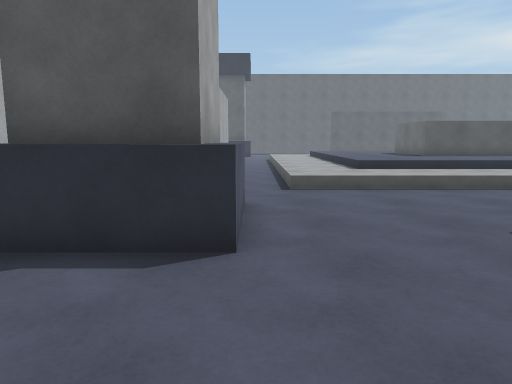
view 1 (above)

22 first-person views from a walk through a scene from a Unity 3-D project. The camera is 1.3 m above the floor, tilts 8° down and sees 70° across. The floor is counted in squares, 1 m on a side. Each view is taken from the middle of a square. On the plan, view 1 faces up. The plan holds only what a view shows up to about 15 squares ahead; the rest is blank. The place goes on beyond the plan. The player is left out.

view 2
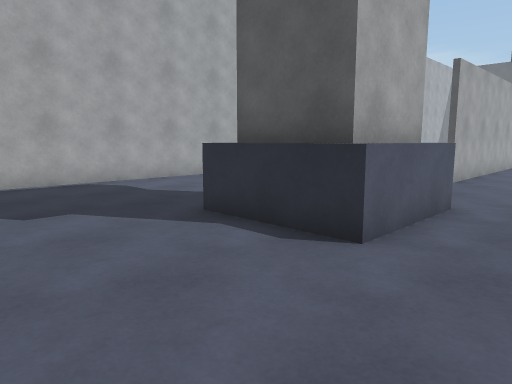

view 3
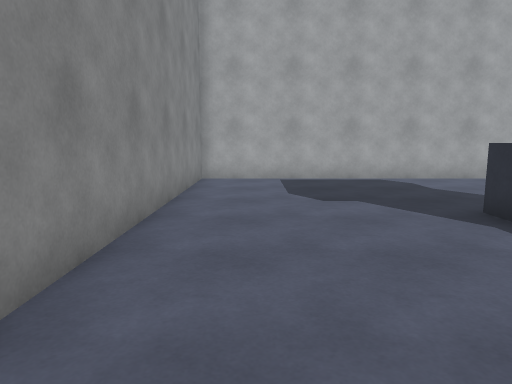

view 4
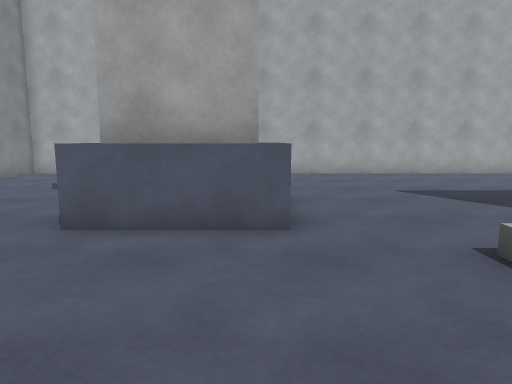

view 5
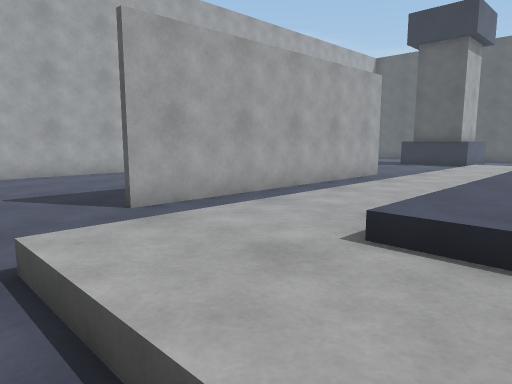

view 6
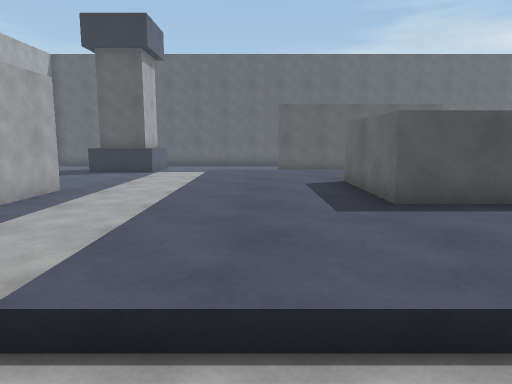

view 7
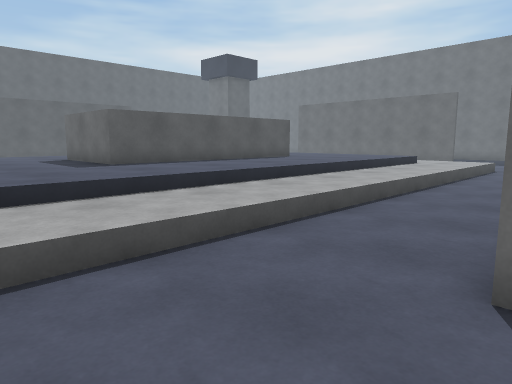

view 8
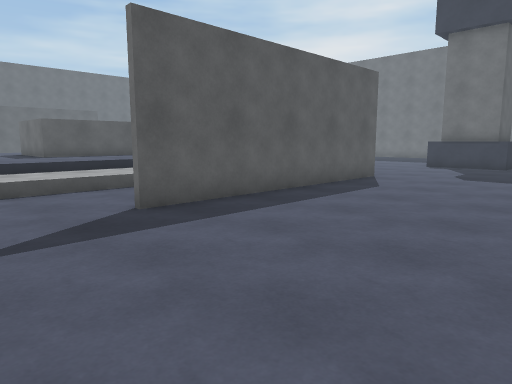

view 9
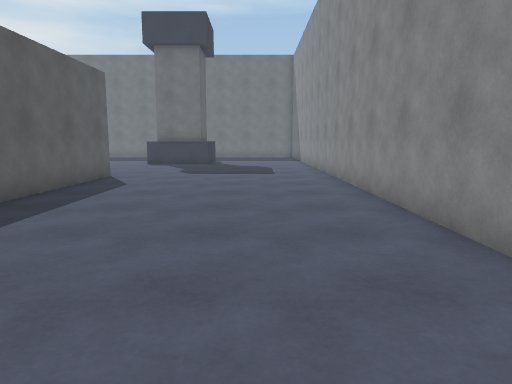

view 10
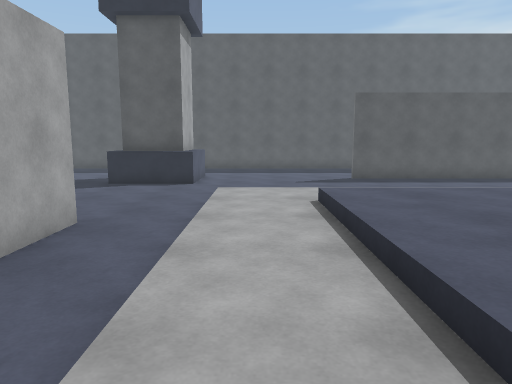

view 11
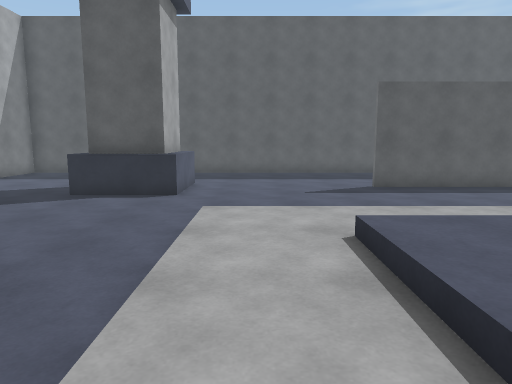

view 12
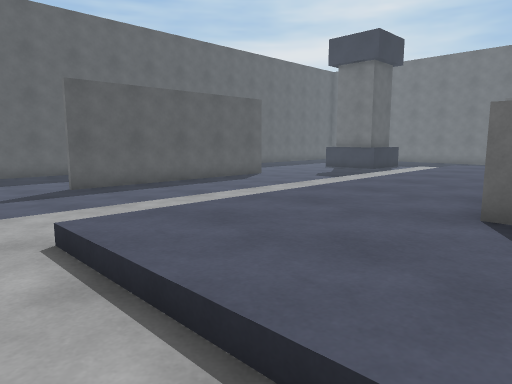

view 13
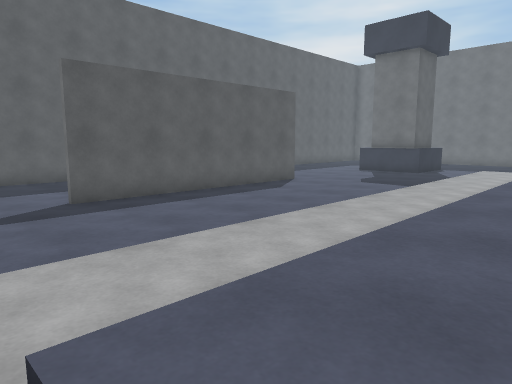

view 14
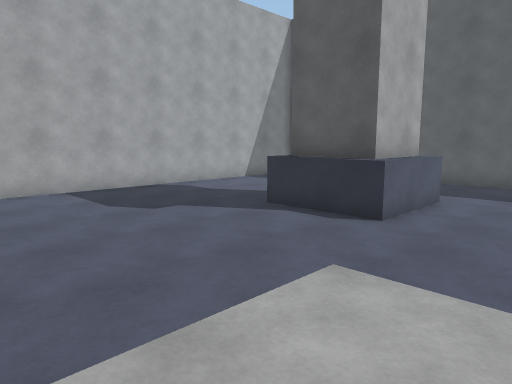

view 15
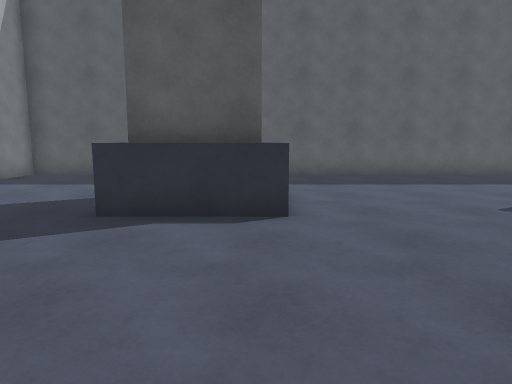

view 16
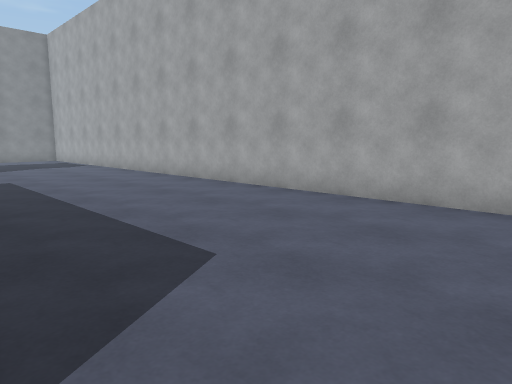

view 17
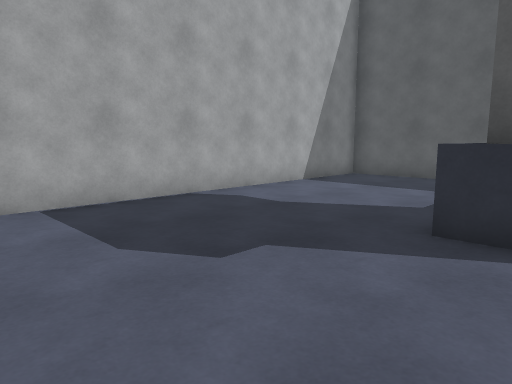

view 18
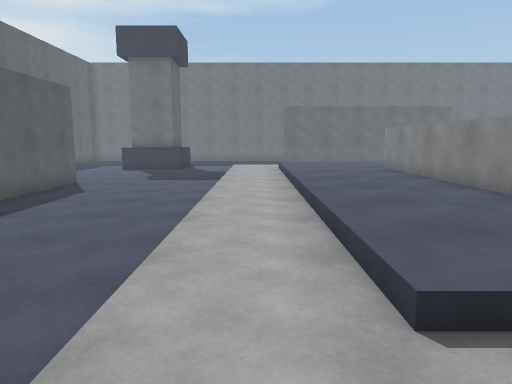

view 19
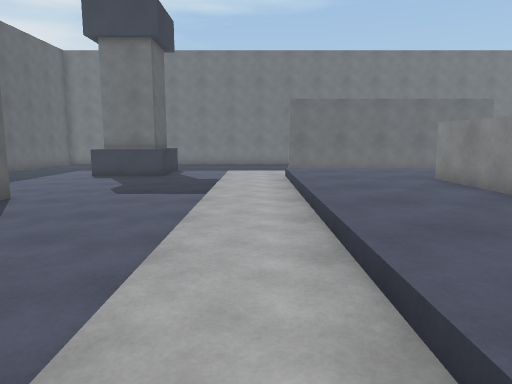

view 20
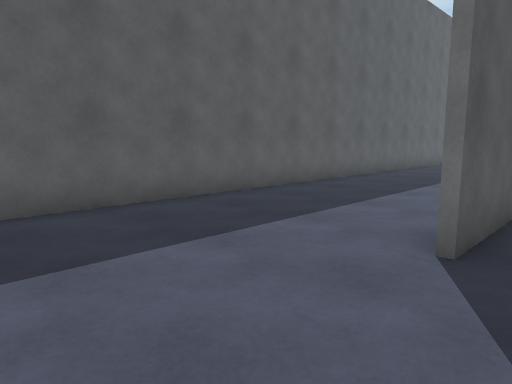

view 21
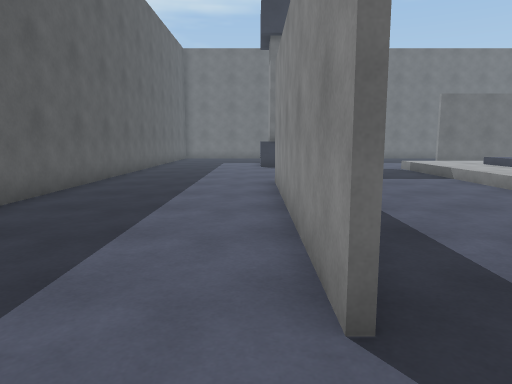

view 22
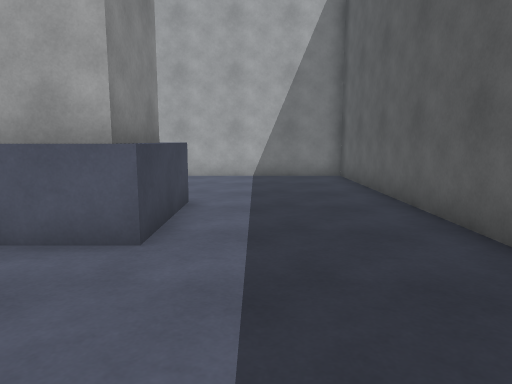

### Floor plan
Key: @ floor where view 1 was taken; # wall or solid block; . main floor; : floor 0.25 m higher than the main floor; + floor 0.75 m higher than the main floor; / step, stairs or slope; ^ raised ledge.
Columns run from 10 left of view 1 to 20 right of it. Each row starts with its distance up from view 1.
 37 ##############################
 36 #.............................
 35 #.............................
 34 #.............................
 33 #..............................
 32 #.....####.....................
 31 #.....####.......#########.....
 30 #.....####.....................
 29 #......###.....................
 28 #..............................
 27 #..............................
 26 #..............................
 25 #..........////////////////////
 24 #........../::///////////////::
 23 #........../::///////////////::
 22 #.......#../::+++++++++++++++
 21 #.......#../::+++++++++++++++
 20 #.......#../::+++++++++++++++
 19 #.......#../::+++^^^^^^^^^+++
 18 #.......#../::+++^         ++
 17 #.......#../::+++^
 16 #.......#../::+++^^^^^^^^^
 15 #...... #../::+++++++++++
 14 #...... #../::++++++++++++
 13 #.......#../::+++++++++++++
 12 #........../::///////////////
 11 #........../::///////////////:
 10 #..........////////////////////
  9 #..............................
  8 #.........................
  7 #.....   ##......#########
  6 #....    ##..................
  5 #......####...................
  4 #......###.....................
  3 #..............................
  2 #...........................
  1 #............ ..............
  0 #.........@.................
 -1 #...........  ..............
 -2 ###########     ############

Positions as (right, up) in squares from view 1, and headings:
1: (0, 0), facing up
2: (2, 0), facing up-left
3: (3, 0), facing left
4: (5, 7), facing left
5: (5, 9), facing up-left
6: (5, 10), facing up
7: (3, 6), facing up-right
8: (3, 0), facing up-right
9: (2, 1), facing right
10: (2, 15), facing up
11: (2, 18), facing up
12: (2, 18), facing up-right
13: (3, 21), facing up-right
14: (3, 22), facing up-left
15: (-1, 23), facing up
16: (-2, 24), facing down-left
17: (-2, 24), facing up-left
18: (1, 24), facing right
19: (5, 24), facing right
20: (2, 30), facing up-right
21: (4, 32), facing right
22: (4, 34), facing left
